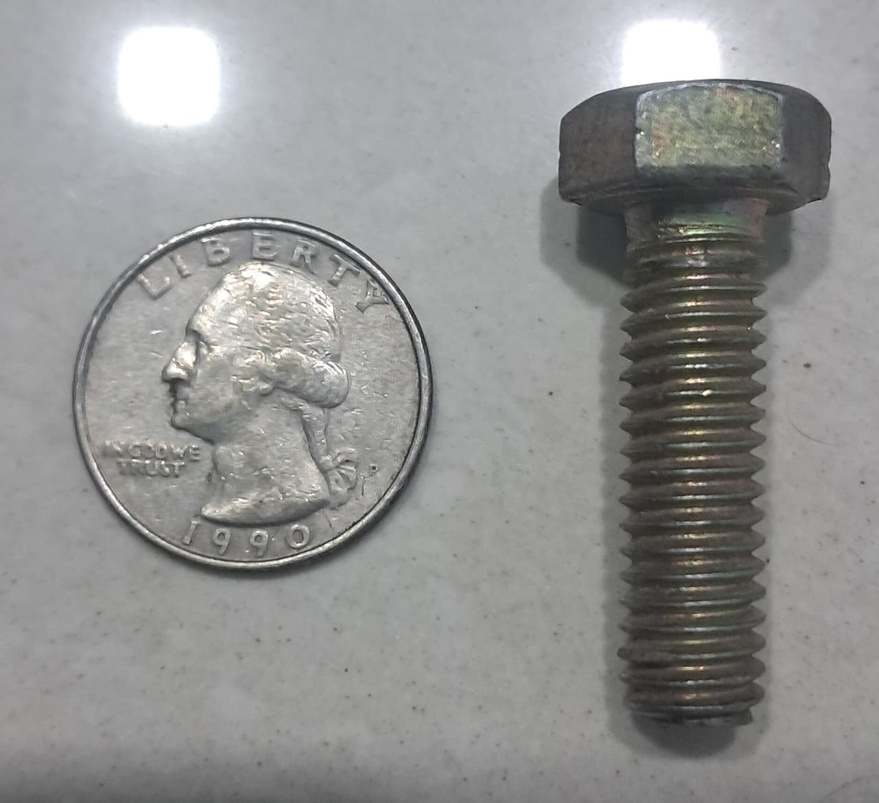
#> input picture data/raw/bolt2.jpg, 879 x 803 px, shrunk from 1280 x 1169 before the run, found by its file name
$ jupyter execute bolt_measurement_colab.ipynb   (shell and % lines are left out)
#> lines starting #> are read from the running program, lines starting #| are printed output that depends on the picture; after the words box and inside, x2 and y2 are one past the last pixel; in counts of white or black regions, pixels touching at a corner belong together
[cell 1]
# --- Install required libraries in Colab ---


import cv2
import numpy as np
import pandas as pd
from google.colab import files
import os  # <-- ADD THIS LINE
from google.colab.patches import cv2_imshow
from scipy.signal import find_peaks
import warnings

# --- Step 0: Upload the Image ---
# In a real Colab session, you would uncomment the following lines:
# print("Please upload your image...")
# uploaded = files.upload()
# image_path = next(iter(uploaded))

# For this example, let's assume the file 'bolt1.jpg' is already available.
# You might need to upload it to your Colab environment first!
image_path = 'bolt2.jpg'

# --- 1. Load the Image ---
image = cv2.imread(image_path)
#> image is the input picture: shape (803, 879, 3); mean B, G, R 145.6, 146.5, 146.1
if image is None:
    raise SystemExit(f"❌ Could not read the image file: {image_path}. Please make sure it's uploaded.")

final_image = image.copy()

# --- 2. Calculate pixels_per_mm from the Coin ---
gray = cv2.cvtColor(image, cv2.COLOR_BGR2GRAY)
gray_blurred = cv2.medianBlur(gray, 5)

circles = cv2.HoughCircles(
    image=gray_blurred, method=cv2.HOUGH_GRADIENT, dp=1.2, minDist=100,
    param1=100, param2=30, minRadius=50, maxRadius=250
)
#> circles = 27 rows, first 8: [252.6, 394.2, 172], [496.2, 385.8, 197.8], [491.4, 277.8, 234.8], [337.8, 333, 76.28], [655.8, 234.6, 151], [243, 287.4, 68.48], [233.4, 492.6, 85.52], [341.4, 443.4, 79.04]

if circles is None:
    raise SystemExit("❌ ERROR: No coin detected. Cannot calculate scale.")

coin_circle = np.round(circles[0, :]).astype("int")[0]
#> coin_circle = [253, 394, 172]
(coin_x, coin_y, coin_radius) = coin_circle
#> coin_x = 253; coin_y = 394; coin_radius = 172
KNOWN_COIN_DIAMETER_MM = 24.3
pixels_per_mm = (coin_radius * 2) / KNOWN_COIN_DIAMETER_MM
#> pixels_per_mm = 14.16
print(f"✅ Scale Calculated: {pixels_per_mm:.4f} pixels/mm")
#| ✅ Scale Calculated: 14.1564 pixels/mm

# --- 3. Isolate and Analyze the Bolt ---
(h, w) = image.shape[:2]
#> h = 803; w = 879
roi_start_x = int(w * 0.55)
#> roi_start_x = 483
roi_end_x = int(w * 0.95)
#> roi_end_x = 835
roi_start_y = int(h * 0.2)
#> roi_start_y = 160
roi_end_y = int(h * 0.9)
#> roi_end_y = 722

roi = gray[roi_start_y:roi_end_y, roi_start_x:roi_end_x]
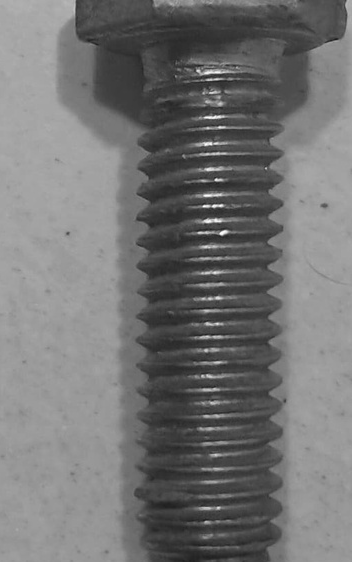
#> roi: shape (562, 352); min 28, max 254, mean 115.7
edges = cv2.Canny(roi, 50, 150)
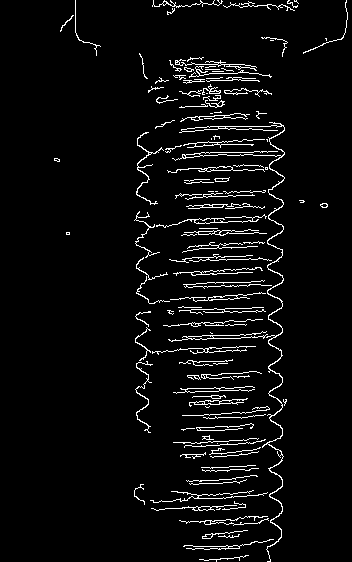
#> edges: shape (562, 352); 4.7% white in thin lines or dots, all inside (x1, y1, x2, y2) = (54, 0, 348, 562)

# --- 4. Calculate Diameters ---
points = np.argwhere(edges > 0)
#> points = 9267 pairs, first value 0 to 561, second value 54 to 347
x_coords = points[:, 1]
#> x_coords = 9267 values, max 347 at index 307, min 54 at index 2582, mean 217
left_crest_x = int(np.percentile(x_coords, 5))
#> left_crest_x = 142
right_crest_x = int(np.percentile(x_coords, 95))
#> right_crest_x = 280
major_pixel_width = right_crest_x - left_crest_x
#> major_pixel_width = 138
major_diameter_mm = major_pixel_width / pixels_per_mm
#> major_diameter_mm = 9.75
THREAD_DEPTH_MM = 0.812
thread_depth_px = int(THREAD_DEPTH_MM * pixels_per_mm)
#> thread_depth_px = 11
left_root_x = left_crest_x + thread_depth_px
#> left_root_x = 153
right_root_x = right_crest_x - thread_depth_px
#> right_root_x = 269
minor_pixel_width = right_root_x - left_root_x
#> minor_pixel_width = 116
minor_diameter_mm = minor_pixel_width / pixels_per_mm
#> minor_diameter_mm = 8.19

# --- 5. Pitch Calculation with Fine-Tuned Peak Finding ---
vertical_projection = np.sum(edges, axis=1)
#> vertical_projection = 562 values, max 19380 at index 126, min 0 at index 108, mean 4204.8

min_peak_distance_px = int(1.0 * pixels_per_mm)
#> min_peak_distance_px = 14
peak_prominence = np.max(vertical_projection) * 0.25
#> peak_prominence = 4845

peaks, _ = find_peaks(vertical_projection, distance=min_peak_distance_px, prominence=peak_prominence)
#> peaks = 24 values from 5 to 546

pitch_mm = 0
if len(peaks) > 1:
    avg_peak_distance_px = np.mean(np.diff(peaks))
#> avg_peak_distance_px = 23.52
    pitch_mm = avg_peak_distance_px / pixels_per_mm
#> pitch_mm = 1.66
    for peak_y in peaks:
        cv2.line(final_image, (roi_start_x, roi_start_y + peak_y), (roi_end_x, roi_start_y + peak_y), (0, 165, 255), 1)
#> this loop made 24 passes
#> peak_y on passes 1 to 12: 5, 64, 80, 106, 126, 155, 170, 191, 207, 233, 259, 282
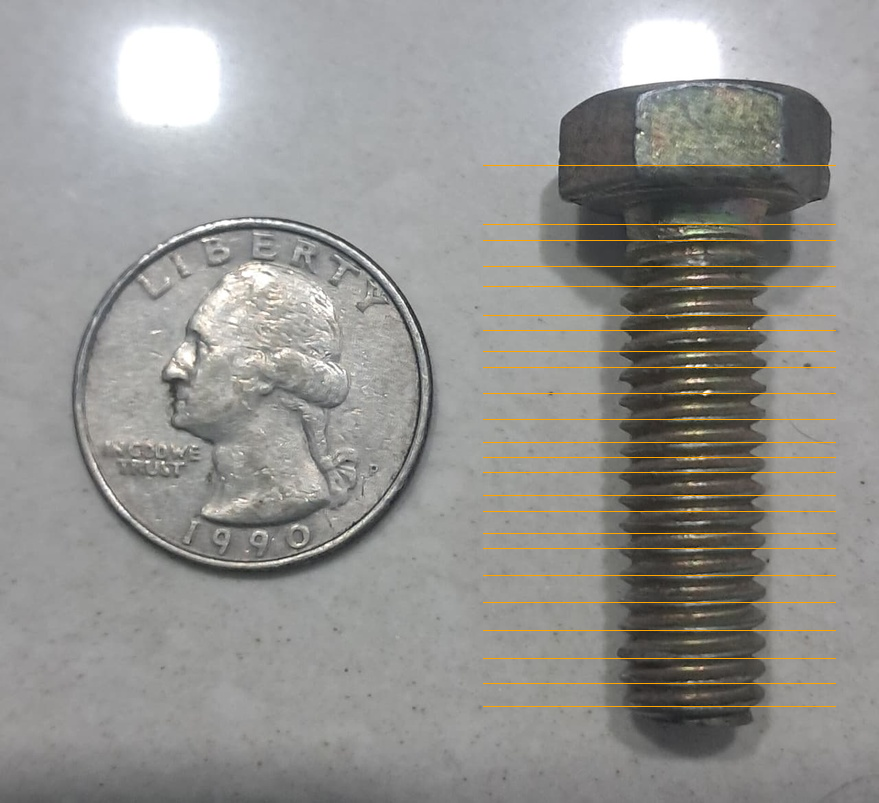
#> final_image: shape (803, 879, 3); 1.2% of pixels changed, all inside (x1, y1, x2, y2) = (483, 165, 836, 707)

# --- 6. Visualize and Print Final Report ---
cv2.line(final_image, (roi_start_x + left_crest_x, roi_start_y), (roi_start_x + left_crest_x, roi_end_y), (0, 255, 0), 2)
cv2.line(final_image, (roi_start_x + right_crest_x, roi_start_y), (roi_start_x + right_crest_x, roi_end_y), (0, 255, 0), 2)
cv2.line(final_image, (roi_start_x + left_root_x, roi_start_y), (roi_start_x + left_root_x, roi_end_y), (255, 0, 0), 2)
cv2.line(final_image, (roi_start_x + right_root_x, roi_start_y), (roi_start_x + right_root_x, roi_end_y), (255, 0, 0), 2)
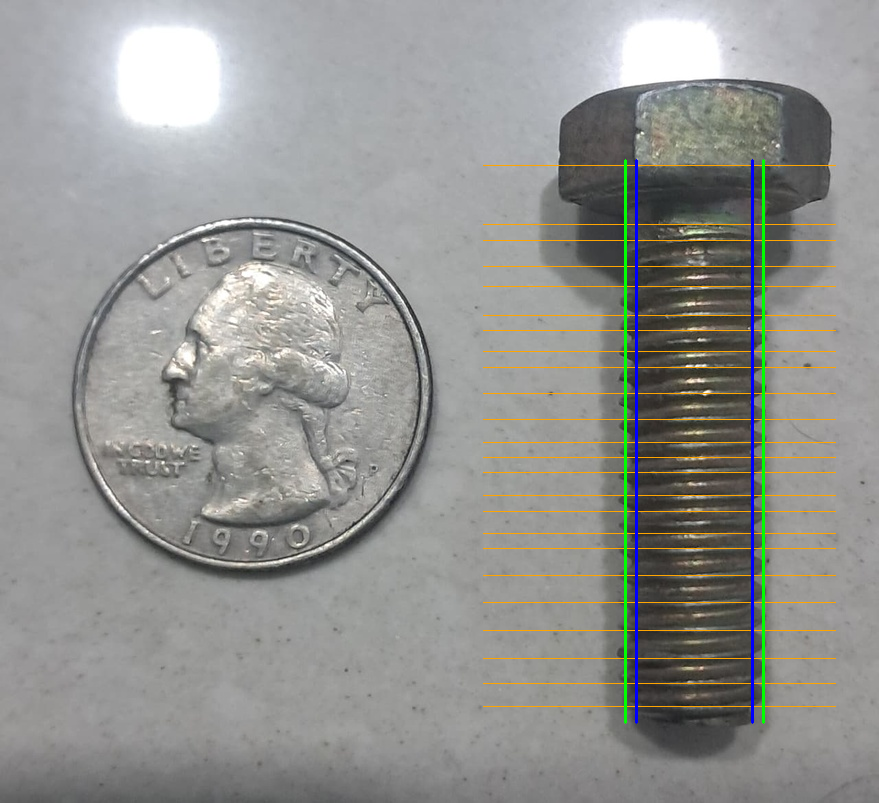
#> final_image: shape (803, 879, 3); mean B, G, R 144.7, 147.4, 146.9

print("\n--- Complete Bolt Measurement Report ---")
print(f"Major Diameter: {major_diameter_mm:.2f} mm")
#| Major Diameter: 9.75 mm
print(f"Minor Diameter: {minor_diameter_mm:.2f} mm")
#| Minor Diameter: 8.19 mm
print(f"Pitch: {pitch_mm:.2f} mm")
#| Pitch: 1.66 mm

print("\nFinal Image with All Measurements (Orange lines indicate detected crests for pitch):")
cv2_imshow(final_image)

# --- 7. FINAL VERSION: Check Specs, Save Image, Append to CSV, and Download ---
print("\n--- Checking M10 Specifications ---")

# Define the acceptance criteria for an M10 bolt
major_dia_min = 9.2
major_dia_max = 11.5


# Check if the measurements are within the defined limits
is_major_dia_accepted = major_dia_min < major_diameter_mm < major_dia_max
#> is_major_dia_accepted = True


# Determine the final status based on BOTH checks passing
if is_major_dia_accepted :
    acceptance_status = "Accepted"
    print("✅ STATUS: Bolt measurements are within M10 tolerance.")
else:
    acceptance_status = "Not Accepted"
    print("❌ STATUS: Bolt measurements are OUTSIDE M10 tolerance.")

print("\n--- Saving Final Image and Data ---")

# First, define the filename for the output image
original_filename = os.path.splitext(image_path)[0]
output_image_filename = f"{original_filename}_measured.jpg"

# Save the final image with all the measurement lines drawn on it
cv2.imwrite(output_image_filename, final_image)
print(f"✅ Visualized image saved as: {output_image_filename}")

# --- Now, let's prepare the data for the CSV ---

# Create a dictionary with your results, including the new status column
results_data = {
    'Input Image': [image_path],
    'Output Image': [output_image_filename],
    'Result': [acceptance_status], # <-- YOUR NEW COLUMN
    'Major Diameter (mm)': [round(major_diameter_mm, 2)],
    'Minor Diameter (mm)': [round(minor_diameter_mm, 2)],
    'Pitch (mm)': [round(pitch_mm, 2)],
    'Scale (pixels/mm)': [round(pixels_per_mm, 4)]
}
#> results_data = {'Input Image': ['bolt2.jpg'], 'Output Image': ['bolt2_measured.jpg'], 'Result': ['Accepted'], 'Major Diameter (mm)': [9.75], 'Minor Diameter (mm)': [8.19], 'Pitch (mm)': [1.66], 'Scale (pixels/mm)': [14.16]}

# Convert the dictionary to a pandas DataFrame
df = pd.DataFrame(results_data)
#> df = table of 1 rows and 7 columns

# Define the master CSV filename
csv_filename = 'bolt_measurements_log.csv'

# Check if the file exists and append without the header if it does
df.to_csv(csv_filename, mode='a', header=not os.path.exists(csv_filename), index=False)
print(f"✅ Results successfully appended to {csv_filename}")

# Trigger the download in your browser
files.download(csv_filename)
print(f"🚀 Downloading your updated master log: {csv_filename}...")

$ run again, with data/raw/bolt1.jpg copied over data/raw/bolt2.jpg
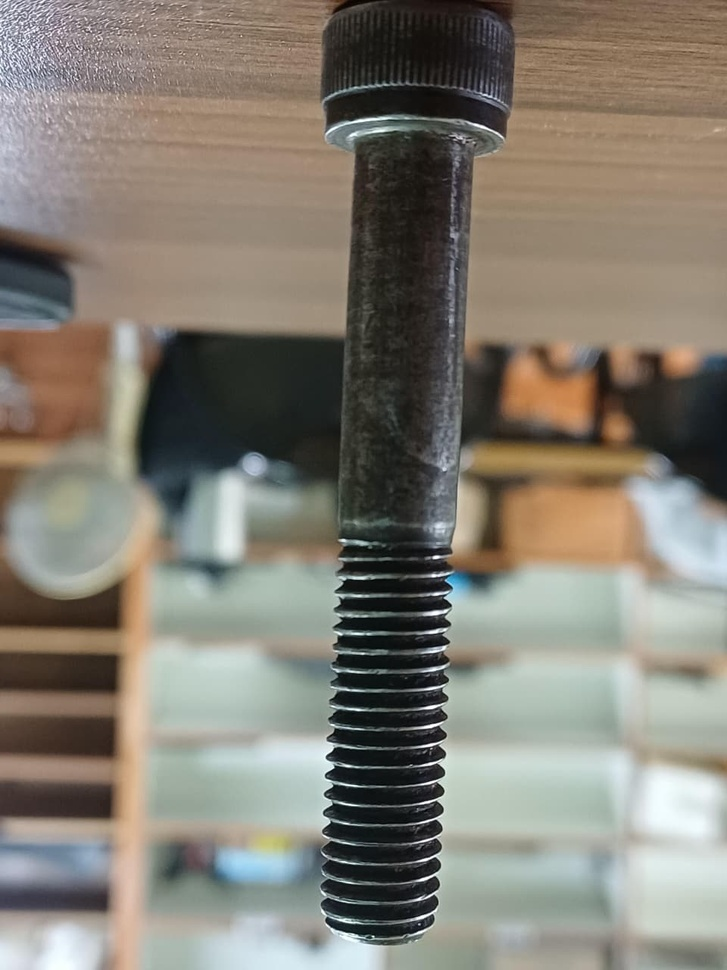
#> input picture data/raw/bolt1.jpg, 727 x 970 px, shrunk from 960 x 1280 before the run, found by its file name
#> image is the input picture: shape (970, 727, 3); mean B, G, R 115.9, 126.3, 131.4
#> circles = 22 rows, first 8: [415.8, 315, 233.5], [286.2, 54.6, 228.2], [298.2, 439.8, 163.5], [378.6, 642.6, 68.96], [384.6, 886.2, 59.72], [372.6, 183, 99.08], [358.2, 784.2, 76.64], [240.6, 264.6, 226.9]
#> coin_circle = [416, 315, 233]
#> coin_x = 416; coin_y = 315; coin_radius = 233
#> pixels_per_mm = 19.18
#| ✅ Scale Calculated: 19.1770 pixels/mm
#> `edges = cv2.Canny(roi, 50, 150)`:
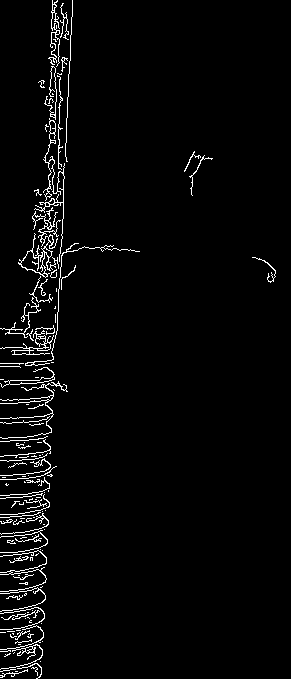
#> edges: shape (679, 291); 3% white in thin lines or dots
#> points = 5935 pairs, first value 0 to 678, second value 0 to 275
#> x_coords = 5935 values, max 275 at index 2121, min 0 at index 2515, mean 43.86
#> left_crest_x = 6
#> right_crest_x = 71
#> major_pixel_width = 65
#> major_diameter_mm = 3.39
#> thread_depth_px = 15
#> left_root_x = 21
#> right_root_x = 56
#> minor_pixel_width = 35
#> minor_diameter_mm = 1.83
#> vertical_projection = 679 values, max 9690 at index 333, min 255 at index 355, mean 2228.9
#> min_peak_distance_px = 19
#> peak_prominence = 2422.5
#> peaks = 19 values from 158 to 673
#> avg_peak_distance_px = 28.61
#> pitch_mm = 1.49
#> the loop `for peak_y in peaks:` made 19 passes
#> peak_y on passes 1 to 8: 158, 202, 248, 300, 333, 354, 380, 399
#> `cv2.line(final_image, (roi_start_x + right_root_x, roi_start_y), (roi_..`:
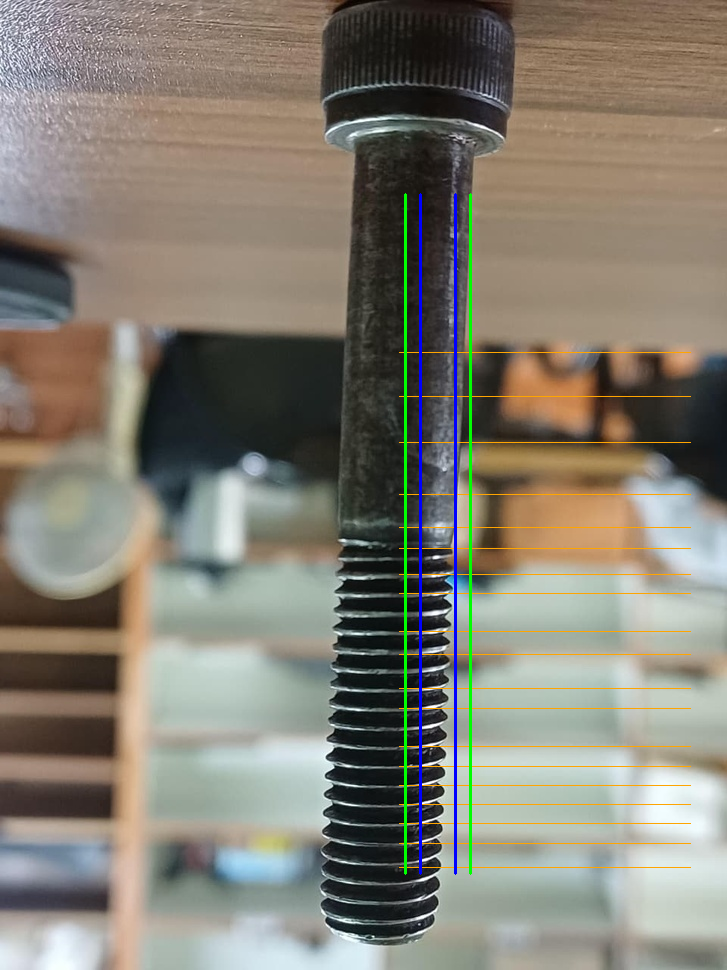
#> final_image: shape (970, 727, 3); mean B, G, R 115.3, 126.8, 131.1
#| Major Diameter: 3.39 mm
#| Minor Diameter: 1.83 mm
#| Pitch: 1.49 mm
#> is_major_dia_accepted = False
#> results_data = {'Input Image': ['bolt2.jpg'], 'Output Image': ['bolt2_measured.jpg'], 'Result': ['Not Accepted'], 'Major Diameter (mm)': [3.39], 'Minor Diameter (mm)': [1.83], 'Pitch (mm)': [1.49], 'Scale (pixels/mm)': [19.18]}
#> df = table of 1 rows and 7 columns
